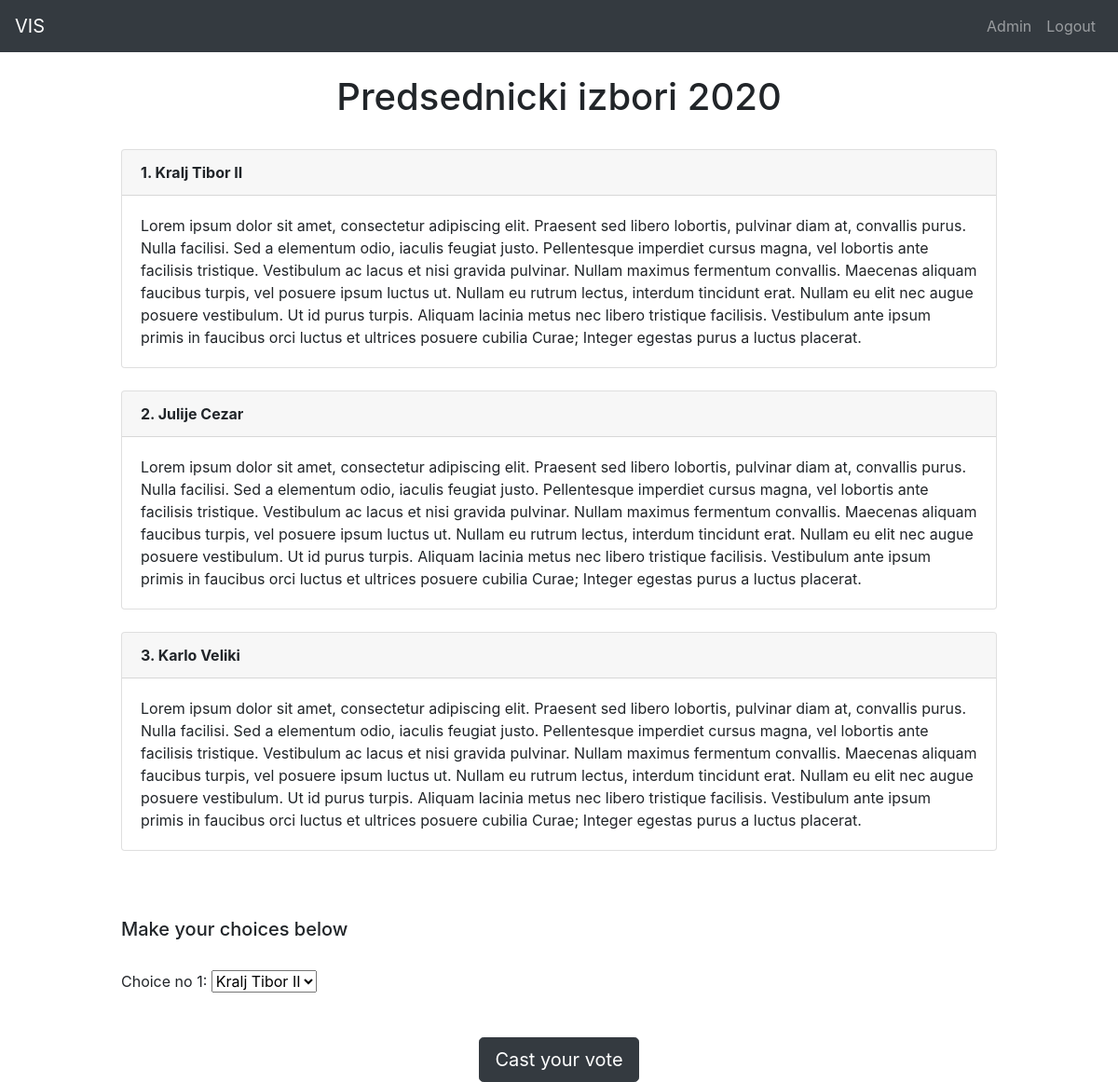
Screenshot of /project/voting_step2/7 (signed in) with the database file from the repository.
### project/models.py (models this page shows, shortened)
class Election(models.Model):
    election_type = models.ForeignKey(ElectionType, on_delete=models.CASCADE)
    base_unit = models.ForeignKey(
        VotingUnit, on_delete=models.CASCADE, blank=True, null=True)
    title = models.CharField(max_length=100)
    description = models.CharField(max_length=1000, blank=True)
    begin_datetime = models.DateTimeField()
    end_datetime = models.DateTimeField()

class Candidate(models.Model):
    election = models.ForeignKey(
        Election, on_delete=models.CASCADE, blank=True, null=True)
    name = models.CharField(max_length=100)
    description = models.CharField(max_length=1000, blank=True)
    class Meta:
        unique_together = (('election', 'name'),)

### project/views.py (the view)
# urls.py: path('voting_step2/<int:election_id>', views.voting_step2, name="voting_step2"),
@login_required()
def voting_step2(request, election_id):
    election = get_object_or_404(Election, pk=election_id)
    candidates = election.candidate_set.all()
    selection_range = list(
        range(1, election.election_type.candidate_selection_number + 1))
    context = {
        'election': election,
        'candidates': candidates,
        'selection_range': selection_range
    }
    return render(request, 'project/voting_step2.html', context)

### project/templates/project/voting_step2.html (shortened to what this page needs)
{% extends 'base.html' %}
{% block content %}
<h1 class="text-center">{{election.title}}</h1>
<br />
<div class="container">
    {% for candidate in candidates %}
    <div class="row">
        <div class="col">
            <div class="card">
                <div class="card-header">
                    <strong>{{forloop.counter}}. {{candidate.name}}</strong>
                </div>
                <div class="card-body">
                    {{candidate.description}}
                </div>
            </div>
        </div>
    </div>
    <br />
    {% endfor %}
</div>
<br />
<br />
<div class="container">
    <h5>Make your choices below</h5>
    <br />
    <form action="{% url 'project:cast_vote' election.id %}" method="POST">
        {% for i in selection_range %}
        <div class="form-group">
            <label for="choice_{{i}}">Choice no {{i}}:</label>
            <select name="choice_{{i}}" id="choice_{{i}}">
                {% for candidate in candidates %}
                <option value="{{candidate.id}}">{{candidate.name}}</option>
                {% endfor %}
            </select>
        </div>
        <br />
        {% endfor %}
        <div class="text-center">
            <button type="submit" class="btn btn-dark btn-lg" onclick="return confirm('Are you sure?')">Cast your vote</button>
        </div>
    </form>
</div>
{% endblock content %}

### rows the page displays
Election: title "Predsednicki izbori 2020"
Candidate: name "Kralj Tibor II", description "Lorem ipsum dolor sit amet, consectetur adipiscing elit. Praesent sed libero lobortis, pulvinar diam at, convallis purus. Nulla facilisi. Sed a elementum odio, iaculis feugiat justo. Pellentesque imperdiet cursus magna, vel lobortis ante facilisis tristique. Vestibulum ac lacus et nisi gravida pulvinar. Nullam maximus fermentum convallis. Maecenas aliquam faucibus turpis, vel posuere ipsum luctus ut. Nullam eu rutrum lectus, interdum tincidunt erat. Nullam eu elit nec augue posuere vestibulum. Ut id purus turpis. Aliquam lacinia metus nec libero tristique facilisis. Vestibulum ante ipsum primis in faucibus orci luctus et ultrices posuere cubilia Curae; Integer egestas purus a luctus…"
Candidate: name "Julije Cezar", description "Lorem ipsum dolor sit amet, consectetur adipiscing elit. Praesent sed libero lobortis, pulvinar diam at, convallis purus. Nulla facilisi. Sed a elementum odio, iaculis feugiat justo. Pellentesque imperdiet cursus magna, vel lobortis ante facilisis tristique. Vestibulum ac lacus et nisi gravida pulvinar. Nullam maximus fermentum convallis. Maecenas aliquam faucibus turpis, vel posuere ipsum luctus ut. Nullam eu rutrum lectus, interdum tincidunt erat. Nullam eu elit nec augue posuere vestibulum. Ut id purus turpis. Aliquam lacinia metus nec libero tristique facilisis. Vestibulum ante ipsum primis in faucibus orci luctus et ultrices posuere cubilia Curae; Integer egestas purus a luctus…"
Candidate: name "Karlo Veliki", description "Lorem ipsum dolor sit amet, consectetur adipiscing elit. Praesent sed libero lobortis, pulvinar diam at, convallis purus. Nulla facilisi. Sed a elementum odio, iaculis feugiat justo. Pellentesque imperdiet cursus magna, vel lobortis ante facilisis tristique. Vestibulum ac lacus et nisi gravida pulvinar. Nullam maximus fermentum convallis. Maecenas aliquam faucibus turpis, vel posuere ipsum luctus ut. Nullam eu rutrum lectus, interdum tincidunt erat. Nullam eu elit nec augue posuere vestibulum. Ut id purus turpis. Aliquam lacinia metus nec libero tristique facilisis. Vestibulum ante ipsum primis in faucibus orci luctus et ultrices posuere cubilia Curae; Integer egestas purus a luctus…"

### other values shown
{{ i }} "1"
form field value "Kralj Tibor II"
